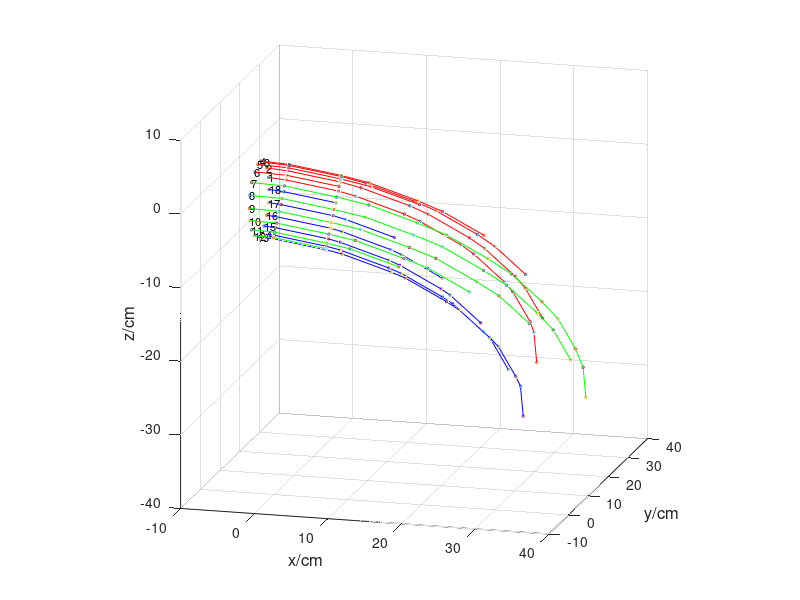

MATLAB code to generate this figure: (Note: this script raises an error after producing the figure.)
clc;
clear;
close;

numcable=18;
theta=ones(12,1)*0.2;
radius=5;
scatterSize=3;
P=zeros(3,13,numcable);
P(:,:,:)=NaN;
%[X or Y or Z], 第i个平面，  平面上第j个孔
h=2;  %万向节到下底板的垂直距离
l=9;
H=10;  %两个万向节之间的垂直距离
bias=0;
hold on
grid on
T=zeros(4,4,12);
T1 =[cos(theta(1)), -sin(theta(1)), 0, bias;
sin(theta(1)),  cos(theta(1)), 0, 0;
          0,            0, 1, 0;
          0,            0, 0, 1];
T(:,:,1)=T1;
T2 =[ cos(theta(2)), -sin(theta(2)), 0, 0;
           0,            0, 1, 0;
-sin(theta(2)), -cos(theta(2)), 0, 0;
           0,            0, 0, 1];
T(:,:,2)=T(:,:,1)*T2;
for i =1:5
    T(:,:,i*2+1)=T(:,:,i*2)*...
    [cos(theta(i*2+1)), -sin(theta(i*2+1)),  0, H;
          0,            0, -1, 0;
    sin(theta(i*2+1)),  cos(theta(i*2+1)),  0, 0;
          0,            0,  0, 1];

    T(:,:,i*2+2)=T(:,:,i*2+1)*...
    [cos(theta(i*2+2)), -sin(theta(i*2+2)),  0, 0;
          0,            0, 1, 0;
    -sin(theta(i*2+2)),  -cos(theta(i*2+2)),  0, 0;
          0,            0,  0, 1];
end


for i=1:numcable
    circle=[0;radius*cos(2*i*pi/numcable);radius*sin(2*i*pi/numcable);1];
    T0=[1,0,0,-h;
        0,1,0,0;
        0,0,1,0;
        0,0,0,1];
    p=T0*circle;
    P(:,1,i)=p(1:3);
    scatter3(P(1,1,i),P(2,1,i),P(3,1,i),scatterSize)
    text(P(1,1,i),P(2,1,i),P(3,1,i),num2str(i),'FontSize',8)
end

for i=1:numcable
    p0=[-l;radius*cos(2*i*pi/numcable);radius*sin(2*i*pi/numcable);1];
    T1=[cos(theta(1)), -sin(theta(1)), 0, 0;
        sin(theta(1)),  cos(theta(1)), 0, 0;
        0,           0, 1, 0;
        0,           0, 0, 1];
    T2=[ cos(theta(2)), -sin(theta(2)), 0, 0;
        0,           0, 1, 0;
        -sin(theta(2)), -cos(theta(2)), 0, 0;
        0,           0, 0, 1];
    T3=[1, 0,  0, H;
        0, 0, -1, 0;
        0, 1,  0, 0;
        0, 0,  0, 1];
    p=T1*T2*T3*p0;
    P(:,2,i)=p(1:3);
    scatter3(P(1,2,i),P(2,2,i),P(3,2,i),scatterSize)
end

for k=2:6
    for i=1:numcable
        if mod(i-1,6)<=6-k+1
        p0=[0;-radius*sin(2*i*pi/numcable);radius*cos(2*i*pi/numcable);1];
        T0=[1,0,0,H-h;
            0,1,0,0;
            0,0,1,0;
            0,0,0,1];
        p=T(:,:,2*k-2)*T0*p0;
        P(:,k*2-1,i)=p(1:3);
        scatter3(p(1),p(2),p(3),scatterSize)
        end
    end

    for i=1:numcable
        if mod(i-1,6)<=6-k

        p0=[-l;radius*cos(2*i*pi/numcable);radius*sin(2*i*pi/numcable);1];
        T3=[1, 0,  0, H;
            0, 0, -1, 0;
            0, 1,  0, 0;
            0, 0,  0, 1];
        p=T(:,:,2*k)*T3*p0;
        P(:,k*2,i)=p(1:3);
        scatter3(p(1),p(2),p(3),scatterSize)
        end
    end
end

for i=1:numcable
            if mod(i-1,6)<=6-k

    p0=[0;-radius*sin(2*i*pi/numcable);radius*cos(2*i*pi/numcable);1];
    T0=[1,0,0,H-h;
        0,1,0,0;
        0,0,1,0;
        0,0,0,1];
    p=T(:,:,12)*T0*p0;
    P(:,13,i)=p(1:3);
    scatter3(p(1),p(2),p(3),scatterSize)
            end
end

for k=1:numcable
    if k<=numcable/3
    plot3(P(1,:,k),P(2,:,k),P(3,:,k),'r')
    elseif k<=numcable/3*2
    plot3(P(1,:,k),P(2,:,k),P(3,:,k),'g')
    else
    plot3(P(1,:,k),P(2,:,k),P(3,:,k),'b')
    end
end
xlabel('x/cm','FontSize',12);
ylabel('y/cm','FontSize',12);
zlabel('z/cm','FontSize',12);
axis equal


r0=T(1:3,4,1);
r3 = T(1:3,4,3);
r5 = T(1:3,4,5);
r7 = T(1:3,4,7);
r9 = T(1:3,4,9);
r11 = T(1:3,4,11);
r13 = T(:,:,12)*[H;0;0;1];
r13 = r13(1:3);
bias=T(1,4,1);
baseR= [bias;0;0];
baseL= [bias-20;0;0];
hold on
grid on
view(15, 15);
axis square;

cylinder3(r0,r3,radius,10,'r',0,0);
cylinder3(r3,r5,radius,10,'b',0,0);
cylinder3(r5,r7,radius,10,'r',0,0);
cylinder3(r7,r9,radius,10,'b',0,0);
cylinder3(r9,r11,radius,10,'r',0,0);
cylinder3(r11,r13,radius,10,'b',0,0);
cylinder3(baseL,baseR,10,20,'g',0,0);
